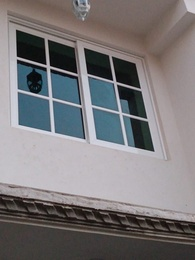
%> input picture ProcesamientoImagenes/HarrisCorners/ventana.jpg, 195 x 260 px, shrunk from 768 x 1024 before the run
$ octave --eval "result = HarrisCornersC(rgb2gray(imread('ventana.jpg')));"   (GNU Octave 9; MATLAB toolbox functions it lacks are replaced by stand-ins)
%> lines starting %> are read from the running program, lines starting %| are printed output that depends on the picture
### ProcesamientoImagenes/HarrisCorners/CLEANUPNEIGHBORS.m
function GoodCorners = CLEANUPNEIGHBORS(Corners, dmin)
    % Inicializar la lista de buenas esquinas
    GoodCorners = [];

    % Mientras la lista de Corners no esté vacía
    while ~isempty(Corners)
        % Remover la primera esquina de Corners y añadirla a GoodCorners
        Ci = Corners(1, :);
        GoodCorners = [GoodCorners; Ci];

        % Eliminar la primera esquina de Corners
        Corners(1, :) = [];
        % Extraer el valor que representa la distancia (el último valor en este caso)
        dist_Ci = Ci(end);
        CjAll = Corners(:,end);
        distances = double(dist_Ci) - double(CjAll);
        %distances = distances/max(distances);
        % Eliminar todas las esquinas que estén dentro de dmin de Ci
        Corners(distances < dmin, :) = [];
    end
end

### ProcesamientoImagenes/HarrisCorners/HarrisCornersC.m
function GoodCorners = HarrisCornersC(imgGray)
    %PreFilter
    Hpx = [2 4 2]/9;
    Hpy = [2; 5; 2]/9;
    Hp = Hpx .* Hpy;

    I_ = uint8(conv2(imgGray, Hp, 'same'));
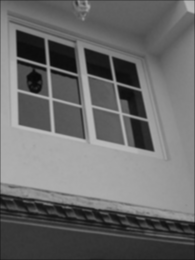
%> I_: size 260x195 uint8; min 9, max 188, mean 106.1

    %Horizontal and vertical  derivate
    Hdx = [-0.453014 0 0.453014;];
    Hdy = [-0.453014; 0; 0.453014];
    Ix = conv2(double(I_), Hdx, 'same');
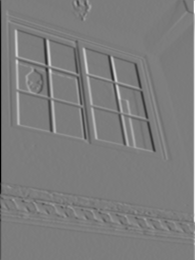
%> Ix: size 260x195 double; min -78.37, max 82, mean 0; drawn with min black and max white
    Ix = abs(Ix);
    Iy = conv2(double(I_), Hdy, 'same');
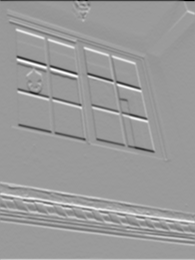
%> Iy: size 260x195 double; min -79.73, max 52.1, mean 0.1; drawn with min black and max white
    Iy = abs(Iy);
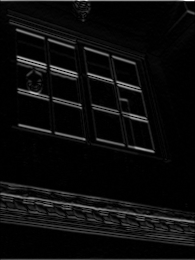
%> Iy: size 260x195 double; min 0, max 79.73, mean 3.9; drawn with min black and max white

    %Compute the local structure matrix M(u, v):
    A = Ix.^2;
    B = Iy.^2;
    C = Ix .* Iy;

    %BlurFilter
    Hbx = [1 6 15 20 15 6 1];
    Hby = [1; 6; 15; 20; 15; 6; 1];
    Hb = Hbx .* Hby;

    A_ = conv2(double(A), Hb, 'same');
    B_ = conv2(double(B), Hb, 'same');
    C_ = conv2(double(C), Hb, 'same');
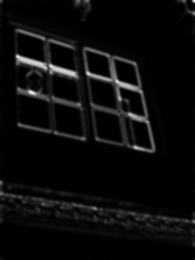
%> C_: size 260x195 double; min 0.41, max 2445940, mean 107203.2; drawn with min black and max white


    %Compute the corner response function
    alpha = 0.05;
    th = 100000;
    dmin = 200 ;

    Q = (A_ .* B_ - C_.^2) - alpha .* (A_ + B_).^2;
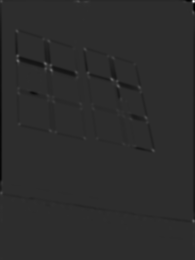
%> Q: size 260x195 double; min -3.92e+12, max 1.8e+13, mean -5.52e+10; drawn with min black and max white
    Q(Q < 0) = 0;
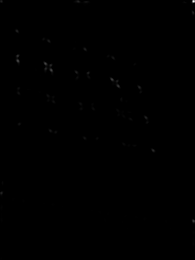
%> Q: size 260x195 double; min 0, max 1.8e+13, mean 1.64e+10; drawn with min black and max white
    %Q = im2uint16(Q);
    %max_value = max(max(Q));
    %Q = Q * (255 / max_value);


    Q = padarray(Q, [1, 1], 0);
%> Q: size 262x197 double
    [M,N] = size(Q);
%> M = 262; N = 197
    Corners = [];
    for u = 2:M-1
        for v = 2:N-1
            if Q(u,v) > th && IsLocalMax(Q, u , v)
                newCorner = [v,u, Q(u, v)];
                Corners = [Corners; newCorner];
            end
        end
    end
%> after the loop, Corners = 850 rows, first 12: [3 3 2.33e+12; 80 3 2.36e+12; 88 3 1.21e+12; 195 3 1.8e+13; 180 4 2.11e+10; 186 4 6.46e+11; 8 6 2943356.2; 41 6 193048.5; 48 6 2708789.2; 53 6 8775294.2; 64 6 10956893.6; 98 6 475224.5]; newCorner = [195 260 5.16e+10]
    Corners = sortrows(Corners, -3);
%> Corners = 850 rows, first 12: [195 3 1.8e+13; 47 65 4.92e+12; 19 62 4.88e+12; 53 72 4.71e+12; 114 81 4.11e+12; 195 223 3.94e+12; 120 88 3.62e+12; 19 57 3.25e+12; 155 152 2.94e+12; 52 67 2.76e+12; 47 70 2.62e+12; 141 89 2.55e+12]
    GoodCorners = uint16(CLEANUPNEIGHBORS(Corners,dmin));
%> the loop in CLEANUPNEIGHBORS, `while ~isempty(Corners)` made 828 passes
%> Ci on passes 4 to 6: [53 72 4.71e+12], [114 81 4.11e+12], [195 223 3.94e+12]
%> after the loop in CLEANUPNEIGHBORS, `while ~isempty(Corners)`: GoodCorners = 828 rows, first 12: [195 3 1.8e+13; 47 65 4.92e+12; 19 62 4.88e+12; 53 72 4.71e+12; 114 81 4.11e+12; 195 223 3.94e+12; 120 88 3.62e+12; 19 57 3.25e+12; 155 152 2.94e+12; 52 67 2.76e+12; 47 70 2.62e+12; 141 89 2.55e+12]
%> GoodCorners = 828 rows, first 12: [195 3 65535; 47 65 65535; 19 62 65535; 53 72 65535; 114 81 65535; 195 223 65535; 120 88 65535; 19 57 65535; 155 152 65535; 52 67 65535; 47 70 65535; 141 89 65535]
%> `result = HarrisCornersC(rgb2gray(imread('ventana.jpg')));`: result has the same summary as GoodCorners in HarrisCornersC
end
